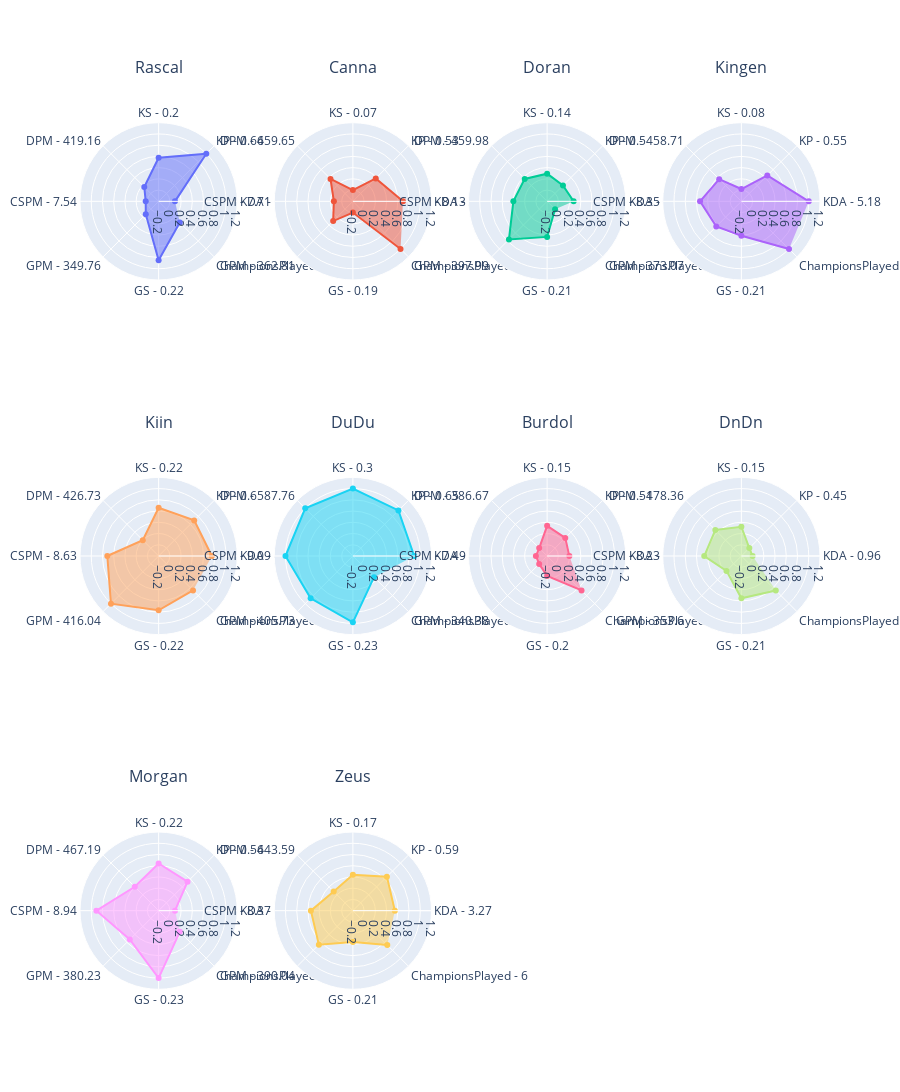

The cell this chart's notebook holds for it:
### Code cell
df = players_stats.loc[players_stats["Position"] == positions[0]]
min_value, max_value = get_min_max_value(df, columns)

ROWS, COLUMNS = get_rows_columns(df, 4)

fig = get_fig_subplots(df, ROWS, COLUMNS)
for i, player_name in enumerate(df.index):
    _df = df.loc[player_name, columns]
    theta_list = get_theta_list(df, player_name, origin_columns, columns)

    r, c = get_rc(i, COLUMNS)
    fig.add_trace(
        go.Scatterpolar(r=_df, theta=theta_list, fill="toself", name=player_name),
        row=r,
        col=c,
    )

fig.update_layout(
    height=400 * ROWS,
    showlegend=False,
    polar=dict(
        radialaxis=dict(visible=True),
    ),
    title=dict(y=1),
)
fig.update_annotations(yshift=20)
fig.update_polars(radialaxis=dict(range=[min_value - 0.2, max_value + 0.2]))
fig.show()

### Figure 1 — Plotly figure (JSON) as saved in the notebook; plotly's stock layout.template omitted (floating-point values rounded to 4 significant figures)
{"data": [{"fill": "toself", "name": "Rascal", "r": [0.09082, 1, 0.5752, 0.1616, 0.0299, 0.1241, 0.8484, 0.3333], "subplot": "polar", "theta": ["KDA - 1.34", "KP - 0.66", "KS - 0.2", "DPM - 419.16", "CSPM - 7.54", "GPM - 349.76", "GS - 0.22", "ChampionsPlayed - 5"], "type": "scatterpolar"}, {"fill": "toself", "name": "Canna", "r": [0.6921, 0.3764, 0, 0.3629, 0.1386, 0.2965, 0, 1.0], "subplot": "polar2", "theta": ["KDA - 3.88", "KP - 0.53", "KS - 0.07", "DPM - 459.65", "CSPM - 7.71", "GPM - 362.81", "GS - 0.19", "ChampionsPlayed - 7"], "type": "scatterpolar"}, {"fill": "toself", "name": "Doran", "r": [0.2724, 0.1991, 0.2926, 0.3646, 0.4012, 0.7615, 0.4336, 0], "subplot": "polar3", "theta": ["KDA - 2.11", "KP - 0.5", "KS - 0.14", "DPM - 459.98", "CSPM - 8.13", "GPM - 397.99", "GS - 0.21", "ChampionsPlayed - 4"], "type": "scatterpolar"}, {"fill": "toself", "name": "Kingen", "r": [1, 0.453, 0.01909, 0.3583, 0.5358, 0.4321, 0.4134, 1.0], "subplot": "polar4", "theta": ["KDA - 5.18", "KP - 0.55", "KS - 0.08", "DPM - 458.71", "CSPM - 8.35", "GPM - 373.07", "GS - 0.21", "ChampionsPlayed - 7"], "type": "scatterpolar"}, {"fill": "toself", "name": "Kiin", "r": [0.7478, 0.6962, 0.658, 0.1992, 0.7139, 1, 0.7672, 0.6667], "subplot": "polar5", "theta": ["KDA - 4.12", "KP - 0.6", "KS - 0.22", "DPM - 426.73", "CSPM - 8.63", "GPM - 416.04", "GS - 0.22", "ChampionsPlayed - 6"], "type": "scatterpolar"}, {"fill": "toself", "name": "DuDu", "r": [0.8923, 0.9466, 1, 1, 1, 0.8638, 0.9813, 0.3333], "subplot": "polar6", "theta": ["KDA - 4.73", "KP - 0.65", "KS - 0.3", "DPM - 587.76", "CSPM - 9.09", "GPM - 405.73", "GS - 0.23", "ChampionsPlayed - 5"], "type": "scatterpolar"}, {"fill": "toself", "name": "Burdol", "r": [0.1962, 0.2563, 0.3371, 0, 0, 0, 0.1543, 0.6667], "subplot": "polar7", "theta": ["KDA - 1.79", "KP - 0.51", "KS - 0.15", "DPM - 386.67", "CSPM - 7.49", "GPM - 340.38", "GS - 0.2", "ChampionsPlayed - 6"], "type": "scatterpolar"}, {"fill": "toself", "name": "DnDn", "r": [0, 0, 0.3204, 0.456, 0.4612, 0.1748, 0.553, 0.6667], "subplot": "polar8", "theta": ["KDA - 0.96", "KP - 0.45", "KS - 0.15", "DPM - 478.36", "CSPM - 8.23", "GPM - 353.6", "GS - 0.21", "ChampionsPlayed - 6"], "type": "scatterpolar"}, {"fill": "toself", "name": "Morgan", "r": [0.09153, 0.5284, 0.6402, 0.4004, 0.9082, 0.5267, 1, 0.3333], "subplot": "polar9", "theta": ["KDA - 1.35", "KP - 0.56", "KS - 0.22", "DPM - 467.19", "CSPM - 8.94", "GPM - 380.23", "GS - 0.23", "ChampionsPlayed - 5"], "type": "scatterpolar"}, {"fill": "toself", "name": "Zeus", "r": [0.5476, 0.6568, 0.4377, 0.2831, 0.5476, 0.6564, 0.3586, 0.6667], "subplot": "polar10", "theta": ["KDA - 3.27", "KP - 0.59", "KS - 0.17", "DPM - 443.59", "CSPM - 8.37", "GPM - 390.04", "GS - 0.21", "ChampionsPlayed - 6"], "type": "scatterpolar"}], "layout": {"annotations": [{"font": {"size": 16}, "showarrow": false, "text": "Rascal", "x": 0.1062, "xanchor": "center", "xref": "paper", "y": 1, "yanchor": "bottom", "yref": "paper", "yshift": 20}, {"font": {"size": 16}, "showarrow": false, "text": "Canna", "x": 0.3688, "xanchor": "center", "xref": "paper", "y": 1, "yanchor": "bottom", "yref": "paper", "yshift": 20}, {"font": {"size": 16}, "showarrow": false, "text": "Doran", "x": 0.6313, "xanchor": "center", "xref": "paper", "y": 1, "yanchor": "bottom", "yref": "paper", "yshift": 20}, {"font": {"size": 16}, "showarrow": false, "text": "Kingen", "x": 0.8938, "xanchor": "center", "xref": "paper", "y": 1, "yanchor": "bottom", "yref": "paper", "yshift": 20}, {"font": {"size": 16}, "showarrow": false, "text": "Kiin", "x": 0.1062, "xanchor": "center", "xref": "paper", "y": 0.6111, "yanchor": "bottom", "yref": "paper", "yshift": 20}, {"font": {"size": 16}, "showarrow": false, "text": "DuDu", "x": 0.3688, "xanchor": "center", "xref": "paper", "y": 0.6111, "yanchor": "bottom", "yref": "paper", "yshift": 20}, {"font": {"size": 16}, "showarrow": false, "text": "Burdol", "x": 0.6313, "xanchor": "center", "xref": "paper", "y": 0.6111, "yanchor": "bottom", "yref": "paper", "yshift": 20}, {"font": {"size": 16}, "showarrow": false, "text": "DnDn", "x": 0.8938, "xanchor": "center", "xref": "paper", "y": 0.6111, "yanchor": "bottom", "yref": "paper", "yshift": 20}, {"font": {"size": 16}, "showarrow": false, "text": "Morgan", "x": 0.1062, "xanchor": "center", "xref": "paper", "y": 0.2222, "yanchor": "bottom", "yref": "paper", "yshift": 20}, {"font": {"size": 16}, "showarrow": false, "text": "Zeus", "x": 0.3688, "xanchor": "center", "xref": "paper", "y": 0.2222, "yanchor": "bottom", "yref": "paper", "yshift": 20}], "height": 1200, "polar": {"domain": {"x": [0, 0.2125], "y": [0.7778, 1]}, "radialaxis": {"range": [-0.2, 1.2], "visible": true}}, "polar10": {"domain": {"x": [0.2625, 0.475], "y": [0, 0.2222]}, "radialaxis": {"range": [-0.2, 1.2]}}, "polar11": {"domain": {"x": [0.525, 0.7375], "y": [0, 0.2222]}, "radialaxis": {"range": [-0.2, 1.2]}}, "polar12": {"domain": {"x": [0.7875, 1], "y": [0, 0.2222]}, "radialaxis": {"range": [-0.2, 1.2]}}, "polar2": {"domain": {"x": [0.2625, 0.475], "y": [0.7778, 1]}, "radialaxis": {"range": [-0.2, 1.2]}}, "polar3": {"domain": {"x": [0.525, 0.7375], "y": [0.7778, 1]}, "radialaxis": {"range": [-0.2, 1.2]}}, "polar4": {"domain": {"x": [0.7875, 1], "y": [0.7778, 1]}, "radialaxis": {"range": [-0.2, 1.2]}}, "polar5": {"domain": {"x": [0, 0.2125], "y": [0.3889, 0.6111]}, "radialaxis": {"range": [-0.2, 1.2]}}, "polar6": {"domain": {"x": [0.2625, 0.475], "y": [0.3889, 0.6111]}, "radialaxis": {"range": [-0.2, 1.2]}}, "polar7": {"domain": {"x": [0.525, 0.7375], "y": [0.3889, 0.6111]}, "radialaxis": {"range": [-0.2, 1.2]}}, "polar8": {"domain": {"x": [0.7875, 1], "y": [0.3889, 0.6111]}, "radialaxis": {"range": [-0.2, 1.2]}}, "polar9": {"domain": {"x": [0, 0.2125], "y": [0, 0.2222]}, "radialaxis": {"range": [-0.2, 1.2]}}, "showlegend": false, "title": {"y": 1}}}
